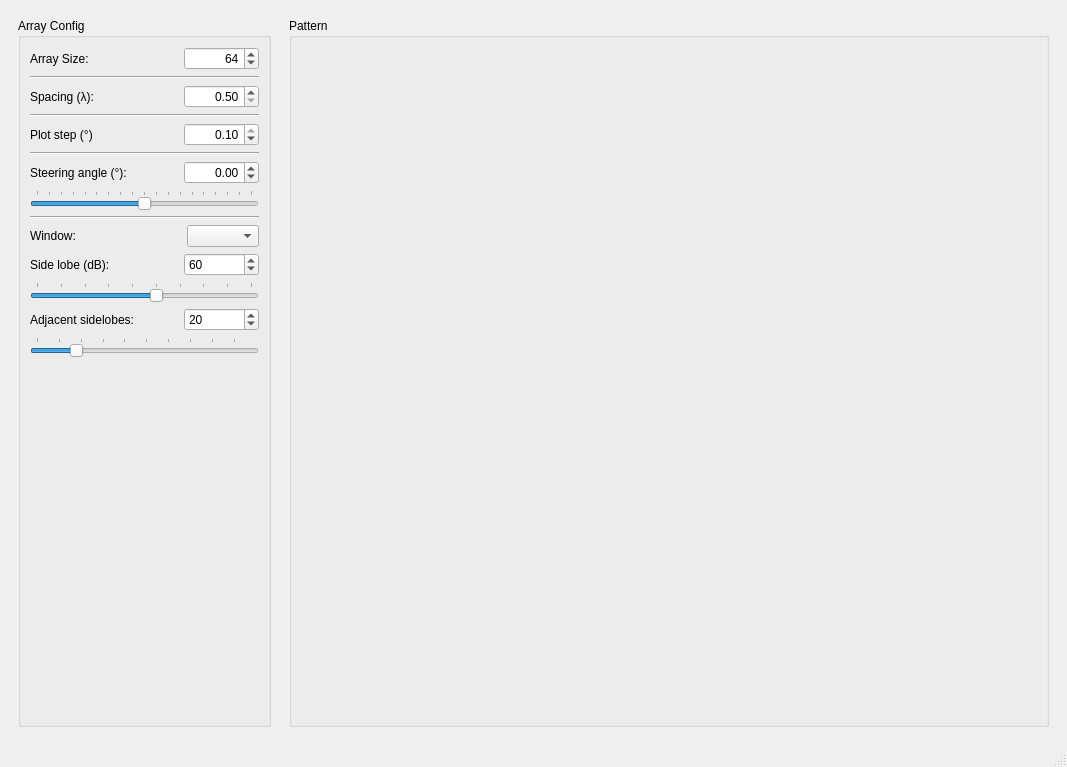
<?xml version="1.0" encoding="UTF-8"?>
<ui version="4.0">
 <class>MainWindow</class>
 <widget class="QMainWindow" name="MainWindow">
  <property name="geometry">
   <rect>
    <x>0</x>
    <y>0</y>
    <width>1067</width>
    <height>767</height>
   </rect>
  </property>
  <property name="windowTitle">
   <string>MainWindow</string>
  </property>
  <widget class="QWidget" name="centralwidget">
   <layout class="QHBoxLayout" name="horizontalLayout_2">
    <property name="spacing">
     <number>18</number>
    </property>
    <property name="leftMargin">
     <number>18</number>
    </property>
    <property name="topMargin">
     <number>18</number>
    </property>
    <property name="rightMargin">
     <number>18</number>
    </property>
    <property name="bottomMargin">
     <number>18</number>
    </property>
    <item>
     <widget class="QGroupBox" name="groupBox">
      <property name="sizePolicy">
       <sizepolicy hsizetype="Preferred" vsizetype="Preferred">
        <horstretch>1</horstretch>
        <verstretch>0</verstretch>
       </sizepolicy>
      </property>
      <property name="minimumSize">
       <size>
        <width>0</width>
        <height>0</height>
       </size>
      </property>
      <property name="sizeIncrement">
       <size>
        <width>0</width>
        <height>0</height>
       </size>
      </property>
      <property name="title">
       <string>Array Config</string>
      </property>
      <property name="flat">
       <bool>false</bool>
      </property>
      <layout class="QVBoxLayout" name="verticalLayout">
       <item>
        <layout class="QHBoxLayout" name="horizontalLayout_3">
         <item>
          <widget class="QLabel" name="label">
           <property name="text">
            <string>Array Size:</string>
           </property>
          </widget>
         </item>
         <item>
          <spacer name="horizontalSpacer_2">
           <property name="orientation">
            <enum>Qt::Horizontal</enum>
           </property>
           <property name="sizeHint" stdset="0">
            <size>
             <width>40</width>
             <height>20</height>
            </size>
           </property>
          </spacer>
         </item>
         <item>
          <widget class="QSpinBox" name="spinBox_ArraySize">
           <property name="sizePolicy">
            <sizepolicy hsizetype="Minimum" vsizetype="Fixed">
             <horstretch>0</horstretch>
             <verstretch>0</verstretch>
            </sizepolicy>
           </property>
           <property name="minimumSize">
            <size>
             <width>75</width>
             <height>0</height>
            </size>
           </property>
           <property name="alignment">
            <set>Qt::AlignRight|Qt::AlignTrailing|Qt::AlignVCenter</set>
           </property>
           <property name="minimum">
            <number>1</number>
           </property>
           <property name="maximum">
            <number>1024</number>
           </property>
           <property name="value">
            <number>64</number>
           </property>
          </widget>
         </item>
        </layout>
       </item>
       <item>
        <widget class="Line" name="line">
         <property name="orientation">
          <enum>Qt::Horizontal</enum>
         </property>
        </widget>
       </item>
       <item>
        <layout class="QHBoxLayout" name="horizontalLayout_4">
         <item>
          <widget class="QLabel" name="label_2">
           <property name="text">
            <string>Spacing (λ):</string>
           </property>
          </widget>
         </item>
         <item>
          <spacer name="horizontalSpacer_3">
           <property name="orientation">
            <enum>Qt::Horizontal</enum>
           </property>
           <property name="sizeHint" stdset="0">
            <size>
             <width>40</width>
             <height>20</height>
            </size>
           </property>
          </spacer>
         </item>
         <item>
          <widget class="QDoubleSpinBox" name="doubleSpinBox_Spacing">
           <property name="minimumSize">
            <size>
             <width>75</width>
             <height>0</height>
            </size>
           </property>
           <property name="alignment">
            <set>Qt::AlignRight|Qt::AlignTrailing|Qt::AlignVCenter</set>
           </property>
           <property name="minimum">
            <double>0.500000000000000</double>
           </property>
           <property name="maximum">
            <double>10.000000000000000</double>
           </property>
           <property name="singleStep">
            <double>0.500000000000000</double>
           </property>
          </widget>
         </item>
        </layout>
       </item>
       <item>
        <widget class="Line" name="line_2">
         <property name="orientation">
          <enum>Qt::Horizontal</enum>
         </property>
        </widget>
       </item>
       <item>
        <layout class="QHBoxLayout" name="horizontalLayout_5">
         <item>
          <widget class="QLabel" name="label_5">
           <property name="text">
            <string>Plot step (°)</string>
           </property>
          </widget>
         </item>
         <item>
          <spacer name="horizontalSpacer_4">
           <property name="orientation">
            <enum>Qt::Horizontal</enum>
           </property>
           <property name="sizeHint" stdset="0">
            <size>
             <width>40</width>
             <height>20</height>
            </size>
           </property>
          </spacer>
         </item>
         <item>
          <widget class="QDoubleSpinBox" name="doubleSpinBox_Step">
           <property name="minimumSize">
            <size>
             <width>75</width>
             <height>0</height>
            </size>
           </property>
           <property name="alignment">
            <set>Qt::AlignRight|Qt::AlignTrailing|Qt::AlignVCenter</set>
           </property>
           <property name="minimum">
            <double>0.010000000000000</double>
           </property>
           <property name="maximum">
            <double>0.100000000000000</double>
           </property>
           <property name="singleStep">
            <double>0.010000000000000</double>
           </property>
           <property name="value">
            <double>0.100000000000000</double>
           </property>
          </widget>
         </item>
        </layout>
       </item>
       <item>
        <widget class="Line" name="line_3">
         <property name="orientation">
          <enum>Qt::Horizontal</enum>
         </property>
        </widget>
       </item>
       <item>
        <layout class="QHBoxLayout" name="horizontalLayout">
         <item>
          <widget class="QLabel" name="label_3">
           <property name="text">
            <string>Steering angle (°):</string>
           </property>
          </widget>
         </item>
         <item>
          <spacer name="horizontalSpacer">
           <property name="orientation">
            <enum>Qt::Horizontal</enum>
           </property>
           <property name="sizeHint" stdset="0">
            <size>
             <width>40</width>
             <height>20</height>
            </size>
           </property>
          </spacer>
         </item>
         <item>
          <widget class="QDoubleSpinBox" name="doubleSpinBox_SteeringAngle">
           <property name="minimumSize">
            <size>
             <width>75</width>
             <height>0</height>
            </size>
           </property>
           <property name="alignment">
            <set>Qt::AlignRight|Qt::AlignTrailing|Qt::AlignVCenter</set>
           </property>
           <property name="decimals">
            <number>2</number>
           </property>
           <property name="minimum">
            <double>-90.000000000000000</double>
           </property>
           <property name="maximum">
            <double>90.000000000000000</double>
           </property>
           <property name="singleStep">
            <double>1.000000000000000</double>
           </property>
           <property name="value">
            <double>0.000000000000000</double>
           </property>
          </widget>
         </item>
        </layout>
       </item>
       <item>
        <widget class="QSlider" name="horizontalSlider_SteeringAngle">
         <property name="minimum">
          <number>-900</number>
         </property>
         <property name="maximum">
          <number>900</number>
         </property>
         <property name="singleStep">
          <number>10</number>
         </property>
         <property name="orientation">
          <enum>Qt::Horizontal</enum>
         </property>
         <property name="tickPosition">
          <enum>QSlider::TicksAbove</enum>
         </property>
         <property name="tickInterval">
          <number>100</number>
         </property>
        </widget>
       </item>
       <item>
        <widget class="Line" name="line_4">
         <property name="orientation">
          <enum>Qt::Horizontal</enum>
         </property>
        </widget>
       </item>
       <item>
        <layout class="QHBoxLayout" name="horizontalLayout_6">
         <item>
          <widget class="QLabel" name="label_4">
           <property name="text">
            <string>Window:</string>
           </property>
          </widget>
         </item>
         <item>
          <spacer name="horizontalSpacer_5">
           <property name="orientation">
            <enum>Qt::Horizontal</enum>
           </property>
           <property name="sizeHint" stdset="0">
            <size>
             <width>40</width>
             <height>20</height>
            </size>
           </property>
          </spacer>
         </item>
         <item>
          <widget class="QComboBox" name="comboBox_Window"/>
         </item>
        </layout>
       </item>
       <item>
        <layout class="QHBoxLayout" name="horizontalLayout_7">
         <item>
          <widget class="QLabel" name="label_SLL">
           <property name="text">
            <string>Side lobe (dB):</string>
           </property>
          </widget>
         </item>
         <item>
          <spacer name="horizontalSpacer_6">
           <property name="orientation">
            <enum>Qt::Horizontal</enum>
           </property>
           <property name="sizeHint" stdset="0">
            <size>
             <width>40</width>
             <height>20</height>
            </size>
           </property>
          </spacer>
         </item>
         <item>
          <widget class="QSpinBox" name="spinBox_SLL">
           <property name="minimumSize">
            <size>
             <width>75</width>
             <height>0</height>
            </size>
           </property>
           <property name="sizeIncrement">
            <size>
             <width>0</width>
             <height>0</height>
            </size>
           </property>
           <property name="minimum">
            <number>10</number>
           </property>
           <property name="maximum">
            <number>100</number>
           </property>
           <property name="value">
            <number>60</number>
           </property>
          </widget>
         </item>
        </layout>
       </item>
       <item>
        <widget class="QSlider" name="horizontalSlider_SLL">
         <property name="minimum">
          <number>10</number>
         </property>
         <property name="maximum">
          <number>100</number>
         </property>
         <property name="sliderPosition">
          <number>60</number>
         </property>
         <property name="orientation">
          <enum>Qt::Horizontal</enum>
         </property>
         <property name="tickPosition">
          <enum>QSlider::TicksAbove</enum>
         </property>
        </widget>
       </item>
       <item>
        <layout class="QHBoxLayout" name="horizontalLayout_8">
         <item>
          <widget class="QLabel" name="label_nbar">
           <property name="text">
            <string>Adjacent sidelobes:</string>
           </property>
          </widget>
         </item>
         <item>
          <spacer name="horizontalSpacer_7">
           <property name="orientation">
            <enum>Qt::Horizontal</enum>
           </property>
           <property name="sizeHint" stdset="0">
            <size>
             <width>40</width>
             <height>20</height>
            </size>
           </property>
          </spacer>
         </item>
         <item>
          <widget class="QSpinBox" name="spinBox_nbar">
           <property name="minimumSize">
            <size>
             <width>75</width>
             <height>0</height>
            </size>
           </property>
           <property name="minimum">
            <number>2</number>
           </property>
           <property name="maximum">
            <number>100</number>
           </property>
           <property name="value">
            <number>20</number>
           </property>
          </widget>
         </item>
        </layout>
       </item>
       <item>
        <widget class="QSlider" name="horizontalSlider_nbar">
         <property name="minimum">
          <number>2</number>
         </property>
         <property name="maximum">
          <number>100</number>
         </property>
         <property name="value">
          <number>20</number>
         </property>
         <property name="orientation">
          <enum>Qt::Horizontal</enum>
         </property>
         <property name="tickPosition">
          <enum>QSlider::TicksAbove</enum>
         </property>
        </widget>
       </item>
       <item>
        <spacer name="verticalSpacer">
         <property name="orientation">
          <enum>Qt::Vertical</enum>
         </property>
         <property name="sizeHint" stdset="0">
          <size>
           <width>20</width>
           <height>40</height>
          </size>
         </property>
        </spacer>
       </item>
      </layout>
     </widget>
    </item>
    <item>
     <widget class="QGroupBox" name="PlotBox">
      <property name="sizePolicy">
       <sizepolicy hsizetype="Expanding" vsizetype="Preferred">
        <horstretch>3</horstretch>
        <verstretch>0</verstretch>
       </sizepolicy>
      </property>
      <property name="sizeIncrement">
       <size>
        <width>2</width>
        <height>0</height>
       </size>
      </property>
      <property name="title">
       <string>Pattern</string>
      </property>
      <layout class="QVBoxLayout" name="verticalLayout_3">
       <item>
        <layout class="QVBoxLayout" name="figureLayout"/>
       </item>
      </layout>
     </widget>
    </item>
   </layout>
  </widget>
  <widget class="QMenuBar" name="menubar">
   <property name="geometry">
    <rect>
     <x>0</x>
     <y>0</y>
     <width>1067</width>
     <height>21</height>
    </rect>
   </property>
  </widget>
  <widget class="QStatusBar" name="statusbar"/>
 </widget>
 <resources/>
 <connections/>
</ui>
